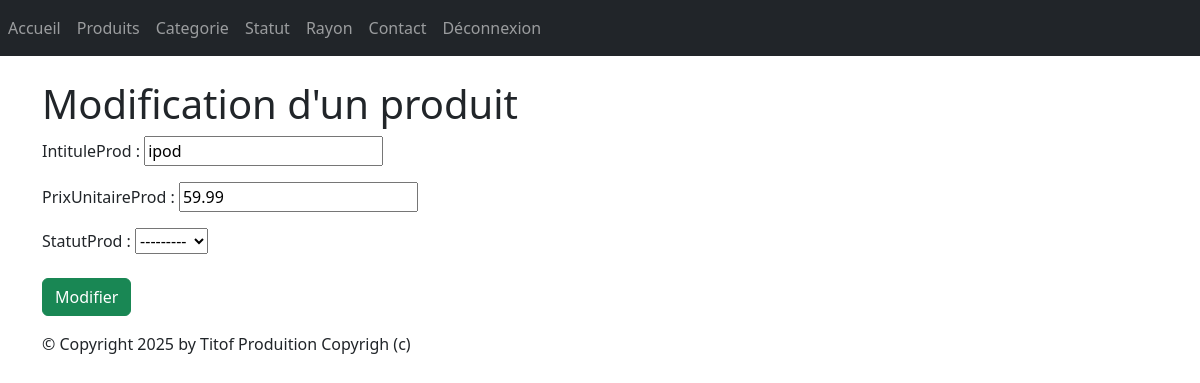
Page /monApp/produit/1/update/ (signed in) on the committed database.
### monApp/models.py (models this page shows, shortened)
class Produit(models.Model):
    refProd = models.AutoField(primary_key=True)
    intituleProd = models.CharField(max_length=200)
    prixUnitaireProd = models.DecimalField(max_digits=10, decimal_places=2)
    dateProd = models.DateField(auto_now=True)
    categorie = models.ForeignKey(Categorie, on_delete=models.CASCADE, related_name="produits", null=True, blank=True)
    statutProd = models.ForeignKey(Statut, on_delete=models.CASCADE, related_name="produitStatut", null=True, blank=True)

### monApp/views.py (the view, shortened to what this page needs)
# urls.py: path("produit/<pk>/update/", views.ProduitUpdateView.as_view(), name="prdt-chng"),
@method_decorator(login_required, name='dispatch')
class ProduitUpdateView(UpdateView):
    model = Produit
    form_class=ProduitForm
    template_name = "monApp/update_produit.html"

### monApp/forms.py
class ProduitForm(forms.ModelForm):
    class Meta:
        model = Produit
        exclude = ['categorie', 'statut']

### monApp/models.py (called while the page is built)
    def __str__(self):
        return self.libelleStatut

### monApp/templates/monApp/update_produit.html (shortened to what this page needs)
{% extends 'monApp/base.html' %}
{% block contenu %}
<h1> Modification d'un produit </h1>
<form action="" method="post" >
    {{ form.as_p }}
    <button type="submit" class="btn btn-success mt-2">Modifier</button>
</form>
{% endblock %}

### static/style.css (style rules this page uses)
h1 { color: red }

### rows in the picture
Produit: intituleProd "ipod", prixUnitaireProd "59.99", statutProd "---------"
